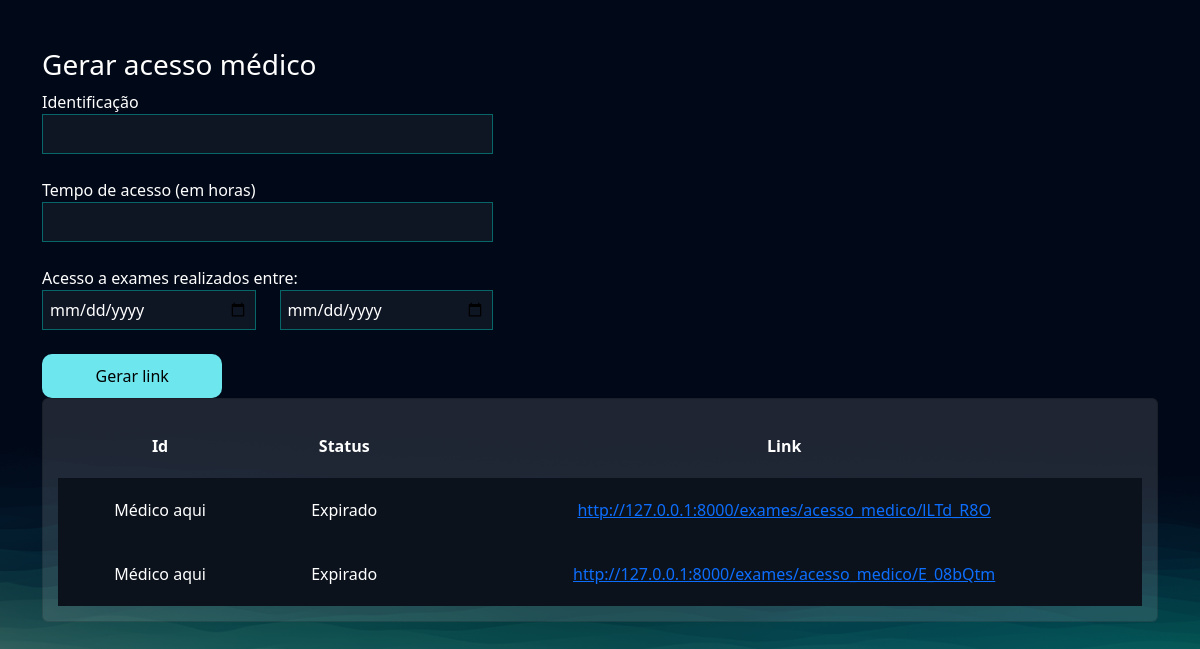
The page /exames/gerar_acesso_medico/ (signed in) on the database its author committed.
### exames/models.py (models this page shows, shortened)
class AcessoMedico(models.Model):
    usuario = models.ForeignKey(User, on_delete=models.DO_NOTHING)
    identificacao = models.CharField(max_length=50)
    tempo_de_acesso = models.IntegerField() # Em horas
    criado_em = models.DateTimeField()
    data_exames_iniciais = models.DateField()
    data_exames_finais = models.DateField()
    token = models.CharField(max_length=20, null=True, blank=True)
    @property
    def status(self):
        return 'Expirado' if timezone.now() > (self.criado_em + timedelta(hours=self.tempo_de_acesso)) else 'Ativo'
    @property
    def url(self):
        return f'http://127.0.0.1:8000/exames/acesso_medico/{self.token}'

### exames/views.py (the view, shortened to what this page needs)
# urls.py: path('gerar_acesso_medico/', views.gerar_acesso_medico, name="gerar_acesso_medico"),
@login_required
def gerar_acesso_medico(request):
    if request.method == "GET":
        acessos_medicos = AcessoMedico.objects.filter(usuario=request.user)
        return render(request, 'gerar_acesso_medico.html', {'acessos_medicos' : acessos_medicos})

### exames/templates/gerar_acesso_medico.html (shortened to what this page needs)
{% extends "bases/base.html" %}
{% load static %}
{% block 'head' %}
    <link href="{% static 'exames/css/css.css' %}" rel="stylesheet">
    <link href="{% static 'exames/css/gerenciar_pedidos.css' %}" rel="stylesheet">
{% endblock 'head' %}
{% block 'conteudo' %}
    <br>
    <br>
    <div class="container">
        <div class="row">
            <div class="col-md-5">
                <h3>Gerar acesso médico</h3>
                <form action="{% url "gerar_acesso_medico" %}" method="POST">{% csrf_token %}
                    <label for="">Identificação</label>
                    <br>
                    <input style="width: 100%" type="text" name="identificacao" id="" class="input-default">
                    <br>
                    <br>
                    <label for="">Tempo de acesso (em horas)</label>
                    <br>
                    <input style="width: 100%" type="number" name="tempo_de_acesso" id="" class="input-default">
                    <br>
                    <br>
                    <div class="row">
                        <label for="">Acesso a exames realizados entre:</label>
                        <div class="col-md">
                            <input style="width: 100%" type="date" name="data_exame_inicial" id="" class="input-default">
                        </div>
                        <div class="col-md">
                            <input style="width: 100%" type="date" name="data_exame_final" id="" class="input-default">
                            <br>
                            <br>
                        </div>
                    </div>
                    <input style="width: 40%" type="submit" class="btn-default" value="Gerar link">
                </form>
            </div>
            <div class="col-md">
                <div class="card">
                    <table style="text-align: center">
                        <tr>
                          <th>Id</th>
                          <th>Status</th>
                          <th>Link</th>
                        </tr>
                       {% for acesso in acessos_medicos  %}
                            <tr class="linha-tabela">
                                <td>{{acesso.identificacao}}</td>
                                <td>{{acesso.status}}</td>
                                <td><a href="{{acesso.url}}">{{acesso.url}}</td>
                            </tr>
                        {% endfor %}
                    </table>
                </div>
            </div>
        </div>
    </div>
{% endblock 'conteudo' %}

### templates/static/geral/css/base.css (style rules this page uses)
:root { --main-color: #151c34; --dark-color: #0c121c; --light-color: #6de6ee; --contrast-color: #f4c96b; --differential-color: #066668; }
* { color: white; }
.input-default { background-color: rgba(255, 255, 255, 0.05); border: 1px solid var(--differential-color); padding: 7px; width: 50%; }
.btn-default { background-color: var(--light-color); color: black; width: 15%; padding: 10px; border: none; border-radius: 10px; }

### templates/static/exames/css/css.css (style rules this page uses)
body { background-image: url("/static/geral/img/bg2.png"); background-size: cover; }
.card { background-color: rgba(217, 217, 217, 0.14); color: white; padding: 15px; }

### templates/static/exames/css/gerenciar_pedidos.css (style rules this page uses)
.linha-tabela { background-color: var(--dark-color); height: 20px; }
td, th { padding: 20px; }

### rows shown on the page
AcessoMedico: identificacao "Médico aqui", status "Expirado", url "http://127.0.0.1:8000/exames/acesso_medico/lLTd_R8O"
AcessoMedico: identificacao "Médico aqui", status "Expirado", url "http://127.0.0.1:8000/exames/acesso_medico/E_08bQtm"
